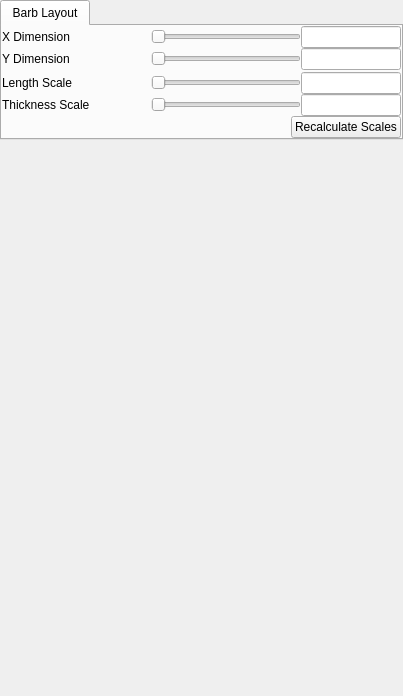
<?xml version="1.0" encoding="UTF-8"?>
<ui version="4.0">
 <class>BarbAppearanceGUI</class>
 <widget class="QWidget" name="BarbAppearanceGUI">
  <property name="geometry">
   <rect>
    <x>0</x>
    <y>0</y>
    <width>403</width>
    <height>696</height>
   </rect>
  </property>
  <property name="sizePolicy">
   <sizepolicy hsizetype="Expanding" vsizetype="Minimum">
    <horstretch>0</horstretch>
    <verstretch>0</verstretch>
   </sizepolicy>
  </property>
  <property name="minimumSize">
   <size>
    <width>0</width>
    <height>0</height>
   </size>
  </property>
  <property name="maximumSize">
   <size>
    <width>16777215</width>
    <height>16777215</height>
   </size>
  </property>
  <property name="windowTitle">
   <string>Form</string>
  </property>
  <property name="whatsThis">
   <string>&lt;html&gt;&lt;head/&gt;&lt;body&gt;&lt;p&gt;These options concern the appearance of Two-D renderer&lt;/p&gt;&lt;/body&gt;&lt;/html&gt;</string>
  </property>
  <layout class="QVBoxLayout" name="verticalLayout_3">
   <property name="spacing">
    <number>-1</number>
   </property>
   <property name="leftMargin">
    <number>0</number>
   </property>
   <property name="topMargin">
    <number>0</number>
   </property>
   <property name="rightMargin">
    <number>0</number>
   </property>
   <property name="bottomMargin">
    <number>0</number>
   </property>
   <item>
    <layout class="QVBoxLayout" name="verticalLayout" stretch="0,0,1">
     <property name="spacing">
      <number>-1</number>
     </property>
     <property name="sizeConstraint">
      <enum>QLayout::SetDefaultConstraint</enum>
     </property>
     <item>
      <widget class="QTabWidget" name="BarbLayoutTab">
       <property name="sizePolicy">
        <sizepolicy hsizetype="Expanding" vsizetype="Minimum">
         <horstretch>0</horstretch>
         <verstretch>0</verstretch>
        </sizepolicy>
       </property>
       <property name="currentIndex">
        <number>0</number>
       </property>
       <widget class="QWidget" name="tab">
        <property name="sizePolicy">
         <sizepolicy hsizetype="Preferred" vsizetype="Minimum">
          <horstretch>0</horstretch>
          <verstretch>0</verstretch>
         </sizepolicy>
        </property>
        <attribute name="title">
         <string>Barb Layout</string>
        </attribute>
        <layout class="QVBoxLayout" name="verticalLayout_4">
         <property name="spacing">
          <number>0</number>
         </property>
         <property name="sizeConstraint">
          <enum>QLayout::SetDefaultConstraint</enum>
         </property>
         <property name="leftMargin">
          <number>0</number>
         </property>
         <property name="topMargin">
          <number>0</number>
         </property>
         <property name="rightMargin">
          <number>0</number>
         </property>
         <property name="bottomMargin">
          <number>0</number>
         </property>
         <item>
          <layout class="QHBoxLayout" name="horizontalLayout_3">
           <property name="topMargin">
            <number>0</number>
           </property>
           <item>
            <widget class="QLabel" name="label">
             <property name="text">
              <string>X Dimension</string>
             </property>
            </widget>
           </item>
           <item>
            <spacer name="horizontalSpacer">
             <property name="orientation">
              <enum>Qt::Horizontal</enum>
             </property>
             <property name="sizeHint" stdset="0">
              <size>
               <width>40</width>
               <height>20</height>
              </size>
             </property>
            </spacer>
           </item>
           <item>
            <widget class="QSlider" name="xDimSlider">
             <property name="minimumSize">
              <size>
               <width>150</width>
               <height>0</height>
              </size>
             </property>
             <property name="orientation">
              <enum>Qt::Horizontal</enum>
             </property>
            </widget>
           </item>
           <item>
            <widget class="QLineEdit" name="xDimEdit">
             <property name="minimumSize">
              <size>
               <width>100</width>
               <height>0</height>
              </size>
             </property>
             <property name="maximumSize">
              <size>
               <width>100</width>
               <height>16777215</height>
              </size>
             </property>
            </widget>
           </item>
          </layout>
         </item>
         <item>
          <layout class="QHBoxLayout" name="horizontalLayout_7">
           <property name="topMargin">
            <number>0</number>
           </property>
           <item>
            <widget class="QLabel" name="label_2">
             <property name="text">
              <string>Y Dimension</string>
             </property>
            </widget>
           </item>
           <item>
            <spacer name="horizontalSpacer_2">
             <property name="orientation">
              <enum>Qt::Horizontal</enum>
             </property>
             <property name="sizeHint" stdset="0">
              <size>
               <width>40</width>
               <height>20</height>
              </size>
             </property>
            </spacer>
           </item>
           <item>
            <widget class="QSlider" name="yDimSlider">
             <property name="minimumSize">
              <size>
               <width>150</width>
               <height>0</height>
              </size>
             </property>
             <property name="orientation">
              <enum>Qt::Horizontal</enum>
             </property>
            </widget>
           </item>
           <item>
            <widget class="QLineEdit" name="yDimEdit">
             <property name="minimumSize">
              <size>
               <width>100</width>
               <height>0</height>
              </size>
             </property>
             <property name="maximumSize">
              <size>
               <width>100</width>
               <height>16777215</height>
              </size>
             </property>
            </widget>
           </item>
          </layout>
         </item>
         <item>
          <layout class="QHBoxLayout" name="horizontalLayout_2">
           <property name="topMargin">
            <number>0</number>
           </property>
           <property name="bottomMargin">
            <number>0</number>
           </property>
           <item>
            <widget class="QSliderEdit" name="_zDimSelector" native="true"/>
           </item>
          </layout>
         </item>
         <item>
          <layout class="QHBoxLayout" name="horizontalLayout_9">
           <property name="topMargin">
            <number>0</number>
           </property>
           <item>
            <widget class="QLabel" name="label_4">
             <property name="text">
              <string>Length Scale</string>
             </property>
            </widget>
           </item>
           <item>
            <spacer name="horizontalSpacer_4">
             <property name="orientation">
              <enum>Qt::Horizontal</enum>
             </property>
             <property name="sizeHint" stdset="0">
              <size>
               <width>40</width>
               <height>20</height>
              </size>
             </property>
            </spacer>
           </item>
           <item>
            <widget class="QSlider" name="lengthScaleSlider">
             <property name="minimumSize">
              <size>
               <width>150</width>
               <height>0</height>
              </size>
             </property>
             <property name="orientation">
              <enum>Qt::Horizontal</enum>
             </property>
            </widget>
           </item>
           <item>
            <widget class="QLineEdit" name="lengthScaleEdit">
             <property name="minimumSize">
              <size>
               <width>100</width>
               <height>0</height>
              </size>
             </property>
             <property name="maximumSize">
              <size>
               <width>100</width>
               <height>16777215</height>
              </size>
             </property>
            </widget>
           </item>
          </layout>
         </item>
         <item>
          <layout class="QHBoxLayout" name="horizontalLayout_10">
           <property name="topMargin">
            <number>0</number>
           </property>
           <item>
            <widget class="QLabel" name="label_5">
             <property name="text">
              <string>Thickness Scale</string>
             </property>
            </widget>
           </item>
           <item>
            <spacer name="horizontalSpacer_5">
             <property name="orientation">
              <enum>Qt::Horizontal</enum>
             </property>
             <property name="sizeHint" stdset="0">
              <size>
               <width>40</width>
               <height>20</height>
              </size>
             </property>
            </spacer>
           </item>
           <item>
            <widget class="QSlider" name="thicknessSlider">
             <property name="minimumSize">
              <size>
               <width>150</width>
               <height>0</height>
              </size>
             </property>
             <property name="orientation">
              <enum>Qt::Horizontal</enum>
             </property>
            </widget>
           </item>
           <item>
            <widget class="QLineEdit" name="thicknessEdit">
             <property name="minimumSize">
              <size>
               <width>100</width>
               <height>0</height>
              </size>
             </property>
             <property name="maximumSize">
              <size>
               <width>100</width>
               <height>16777215</height>
              </size>
             </property>
            </widget>
           </item>
          </layout>
         </item>
         <item>
          <layout class="QHBoxLayout" name="horizontalLayout">
           <property name="spacing">
            <number>0</number>
           </property>
           <property name="bottomMargin">
            <number>0</number>
           </property>
           <item>
            <spacer name="horizontalSpacer_6">
             <property name="orientation">
              <enum>Qt::Horizontal</enum>
             </property>
             <property name="sizeHint" stdset="0">
              <size>
               <width>40</width>
               <height>20</height>
              </size>
             </property>
            </spacer>
           </item>
           <item>
            <widget class="QPushButton" name="_recalcScalesButton">
             <property name="text">
              <string>Recalculate Scales</string>
             </property>
            </widget>
           </item>
          </layout>
         </item>
        </layout>
       </widget>
      </widget>
     </item>
     <item>
      <widget class="TFWidget" name="_TFWidget" native="true">
       <property name="sizePolicy">
        <sizepolicy hsizetype="Preferred" vsizetype="Minimum">
         <horstretch>0</horstretch>
         <verstretch>0</verstretch>
        </sizepolicy>
       </property>
       <property name="minimumSize">
        <size>
         <width>0</width>
         <height>484</height>
        </size>
       </property>
      </widget>
     </item>
     <item>
      <spacer name="verticalSpacer_2">
       <property name="orientation">
        <enum>Qt::Vertical</enum>
       </property>
       <property name="sizeHint" stdset="0">
        <size>
         <width>20</width>
         <height>40</height>
        </size>
       </property>
      </spacer>
     </item>
    </layout>
   </item>
  </layout>
 </widget>
 <customwidgets>
  <customwidget>
   <class>TFWidget</class>
   <extends>QWidget</extends>
   <header>TFWidget.h</header>
   <container>1</container>
  </customwidget>
  <customwidget>
   <class>QSliderEdit</class>
   <extends>QWidget</extends>
   <header location="global">QSliderEdit.h</header>
   <container>1</container>
  </customwidget>
 </customwidgets>
 <resources/>
 <connections/>
</ui>
